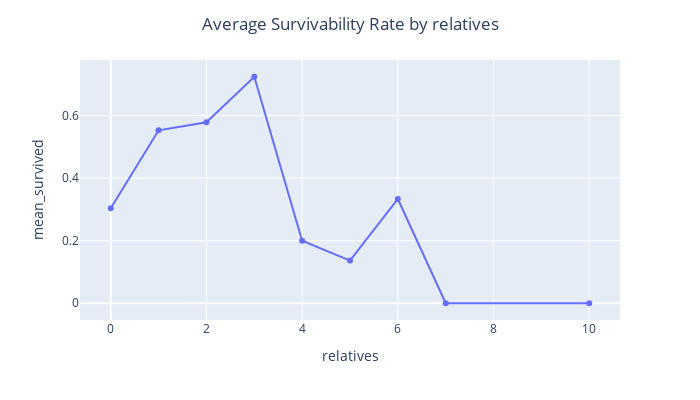

This figure's notebook cell:
### Code cell
vizSurvivalRate(eda_df, 'relatives', 'Line')

### Figure 1 — Plotly figure (JSON) as saved in the notebook; plotly's stock layout.template omitted (floating-point values rounded to 4 significant figures)
{"data": [{"hovertemplate": "relatives=%{x}<br>mean_survived=%{y}<extra></extra>", "legendgroup": "", "line": {"color": "#636efa", "dash": "solid"}, "marker": {"symbol": "circle"}, "mode": "lines+markers", "name": "", "orientation": "v", "showlegend": false, "type": "scatter", "x": [0, 1, 2, 3, 4, 5, 6, 7, 10], "xaxis": "x", "y": [0.3035, 0.5528, 0.5784, 0.7241, 0.2, 0.1364, 0.3333, 0, 0], "yaxis": "y"}], "layout": {"height": 400, "legend": {"tracegroupgap": 0}, "margin": {"t": 60}, "title": {"text": "Average Survivability Rate by relatives", "x": 0.5}, "width": 700, "xaxis": {"anchor": "y", "domain": [0, 1], "title": {"text": "relatives"}}, "yaxis": {"anchor": "x", "domain": [0, 1], "title": {"text": "mean_survived"}}}}
